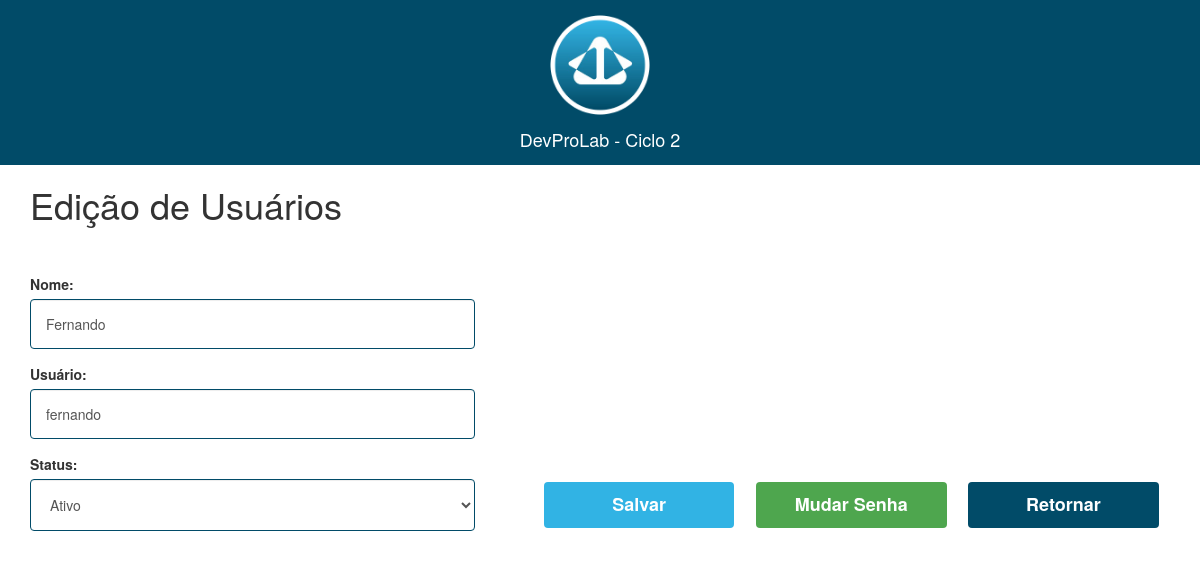
The app's page /editar.php?id=2 (signed in) with its own data.
### tables this page shows
CREATE TABLE IF NOT EXISTS `usuarios` (
  `id` int(11) NOT NULL AUTO_INCREMENT,
  `id_pai` int(11) NOT NULL,
  `nome` varchar(100) NOT NULL,
  `login` varchar(100) NOT NULL,
  `senha` varchar(32) NOT NULL,
  `status` varchar(100) NOT NULL,
  PRIMARY KEY (`id`)
);

### classes/usuarios.class.php (called while the page is built, shortened)
<?php
class Usuarios {
	public function getUsuario($id) {
		global $pdo;
		$sql = $pdo->prepare("SELECT * FROM usuarios WHERE id = :id");
		$sql->bindValue(":id", $id);
		$sql->execute();
		$array = array();
		if($sql->rowCount() > 0) {
			$array = $sql->fetch();
		}
		return $array;
	}
}
?>

### editar.php (the view, shortened to what this page needs)
<?php require "pages/header.php"; ?>
	<?php
require "classes/usuarios.class.php";
$u = new Usuarios();
if(isset($_GET['id']) && !empty($_GET['id'])) {
	$usuario = $u->getUsuario($_GET['id']);
} else {
	?>
	<script type="text/javascript">window.location.href="index.php";</script>
	<?php
	exit;
}
?>
<header id="header">
	<div class="container">
		<div class="row">
			<div class="col-md-12">
				<img class="logo" src="assets/images/logo-devpro.png">
				<h3>DevProLab - Ciclo 2</h3>
			</div>
		</div>
	</div>
</header>
<section id="fundo-topo">
	<div class="container">
		<div class="row">
			<div class="col-md-12">
				<h1>Edição de Usuários</h1>
			</div>
		</div>
		<div class="row">
			<div class="col-md-12">
				<form method="POST" class="form-editar">
					<div class="col-md-5">
						<div class="form-group">
							<label>Nome:</label>
							<input type="text" name="nome" class="form-control" placeholder="Nome*:" value="<?php echo $usuario['nome']; ?>">
						</div>
						<div class="form-group">
							<label>Usuário:</label>
							<input type="text" name="login" class="form-control" placeholder="Login*:" value="<?php echo $usuario['login']; ?>">
						</div>
						<div class="form-group">
							<label>Status:</label>
							<select name="status" id="status" class="form-control">
								<option value="Ativo" <?php echo ($usuario['status'] == 'Ativo')?'selected="selected"':''; ?>>Ativo</option>
							</select>
						</div>
					</div>
					<div class="col-md-7">
						<div class="form-group">
							<input type="submit" name="salvar" value="Salvar" class="btn btn-default btn-buscar">
							<a href="index.php" class="btn btn-default btn-limpar">Mudar Senha</a>
							<a href="index.php" class="btn btn-default btn-novo">Retornar</a>
						</div>
					</div>
				</form>
			</div>
		</div>
	</div>
</section>
<?php require "pages/footer.php"; ?>

### assets/css/style.css (style rules this page uses)
#header { background-color: #014b68; padding: 15px; }
#header .container { text-align: center; }
#header img.logo { max-width: 100px; }
#header h3 { font-size: 18px; margin-top: 15px; margin-bottom: 0; color: #fff; }
#fundo-topo h1 { padding-bottom: 40px; }
#fundo-topo .col-md-12 .col-md-5 { padding-left: 0; padding-right: 30px; }
#fundo-topo .col-md-12 .col-md-7 { padding-left: 30px; padding-right: 0; }
#fundo-topo .form-control { border: 1px solid #014b68; padding: 14px 15px; height: auto; }
#fundo-topo .btn { color: #fff; width: 30%; margin: 66px 1.4% 0; padding: 10px; font-size: 18px; font-weight: bold; -webkit-transition: all .4s ease-in-out; -moz-transition: all .4s ease-in-out; transition: all .4s ease-in-out; }
#fundo-topo .btn-buscar { background-color: #31b3e4; border: #31b3e4; }
#fundo-topo .btn-limpar { background-color: #4ea64e; border: #4ea64e; }
#fundo-topo .btn-novo { background-color: #014b68; border: #014b68; }
#fundo-topo .form-editar .btn { margin-top: 208px; }

### records on screen
usuarios: nome "Fernando", login "fernando", status "Ativo"
